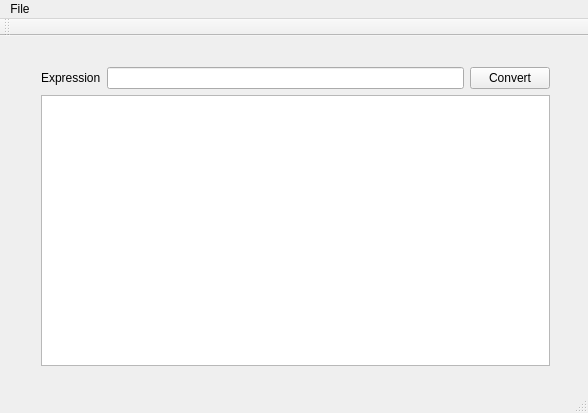
<?xml version="1.0" encoding="UTF-8"?>
<ui version="4.0">
 <class>MainWindow</class>
 <widget class="QMainWindow" name="MainWindow">
  <property name="geometry">
   <rect>
    <x>0</x>
    <y>0</y>
    <width>588</width>
    <height>413</height>
   </rect>
  </property>
  <property name="windowTitle">
   <string>MainWindow</string>
  </property>
  <widget class="QWidget" name="centralWidget">
   <widget class="QWidget" name="layoutWidget">
    <property name="geometry">
     <rect>
      <x>30</x>
      <y>20</y>
      <width>531</width>
      <height>321</height>
     </rect>
    </property>
    <layout class="QVBoxLayout" name="verticalLayout">
     <item>
      <layout class="QHBoxLayout" name="horizontalLayout">
       <item>
        <widget class="QLabel" name="label">
         <property name="text">
          <string>Expression</string>
         </property>
        </widget>
       </item>
       <item>
        <widget class="QLineEdit" name="lineEdit"/>
       </item>
       <item>
        <widget class="QPushButton" name="pushButton">
         <property name="text">
          <string>Convert</string>
         </property>
        </widget>
       </item>
      </layout>
     </item>
     <item>
      <widget class="QTextEdit" name="textEdit"/>
     </item>
    </layout>
   </widget>
  </widget>
  <widget class="QMenuBar" name="menuBar">
   <property name="geometry">
    <rect>
     <x>0</x>
     <y>0</y>
     <width>588</width>
     <height>21</height>
    </rect>
   </property>
   <widget class="QMenu" name="menuFile">
    <property name="title">
     <string>File</string>
    </property>
    <addaction name="actionSettings"/>
   </widget>
   <addaction name="menuFile"/>
  </widget>
  <widget class="QToolBar" name="mainToolBar">
   <attribute name="toolBarArea">
    <enum>TopToolBarArea</enum>
   </attribute>
   <attribute name="toolBarBreak">
    <bool>false</bool>
   </attribute>
  </widget>
  <widget class="QStatusBar" name="statusBar"/>
  <action name="actionSettings">
   <property name="text">
    <string>Settings</string>
   </property>
  </action>
 </widget>
 <layoutdefault spacing="6" margin="11"/>
 <resources/>
 <connections/>
</ui>
